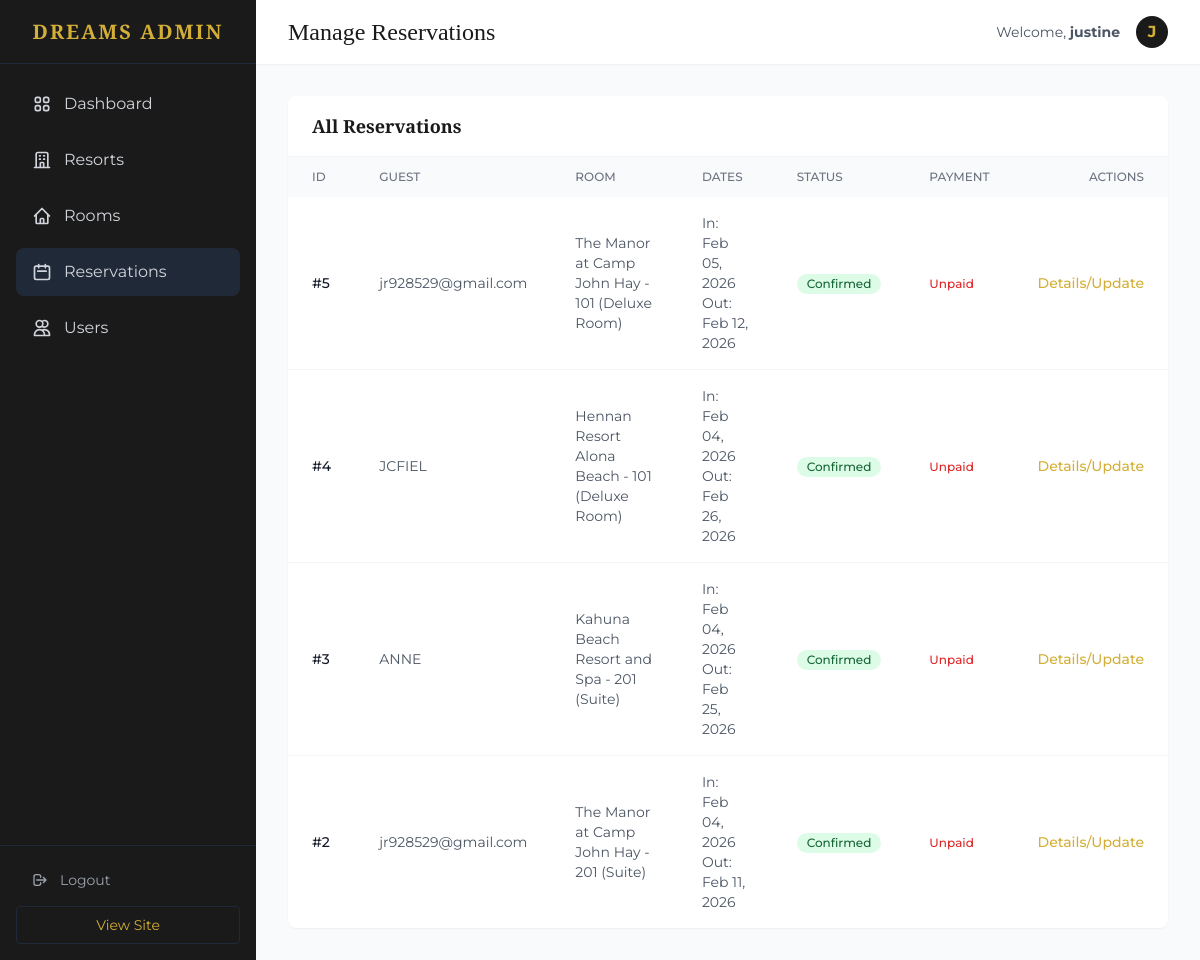
The app's page /custom-admin/reservations/ (signed in) with its own data.
### core/models.py (models this page shows, shortened)
class Reservation(models.Model):
    STATUS_CHOICES = [
        ('P', 'Pending'),
        ('C', 'Confirmed'),
        ('X', 'Cancelled'),
        ('D', 'Completed'),
    ]
    PAYMENT_STATUS_CHOICES = [
        ('Paid', 'Paid'),
        ('Unpaid', 'Unpaid'),
    ]
    user = models.ForeignKey(User, on_delete=models.CASCADE, related_name='reservations')
    room = models.ForeignKey(Room, on_delete=models.CASCADE, related_name='reservations')
    check_in = models.DateField()
    check_out = models.DateField()
    status = models.CharField(max_length=1, choices=STATUS_CHOICES, default='P')
    payment_status = models.CharField(max_length=10, choices=PAYMENT_STATUS_CHOICES, default='Unpaid')
    created_at = models.DateTimeField(auto_now_add=True)

class Room(models.Model):
    STATUS_CHOICES = [
        ('A', 'Available'),
        ('M', 'Maintenance'),
    ]
    resort = models.ForeignKey(Resort, on_delete=models.CASCADE, related_name='rooms')
    room_type = models.ForeignKey(RoomType, on_delete=models.CASCADE, related_name='rooms')
    number = models.CharField(max_length=50)
    status = models.CharField(max_length=1, choices=STATUS_CHOICES, default='A')
    def __str__(self):
        return f"{self.resort.name} - {self.number} ({self.room_type.name})"

class Resort(models.Model):
    CATEGORY_CHOICES = [
        ('Resort', 'Resort'),
        ('Hotel', 'Hotel'),
    ]
    name = models.CharField(max_length=200)
    category = models.CharField(max_length=10, choices=CATEGORY_CHOICES, default='Resort')
    location = models.CharField(max_length=200)
    description = models.TextField()
    image_url = models.URLField(default="https://images.unsplash.com/photo-1566073771259-6a8506099945?fit=crop&w=800&q=80", help_text="URL of the resort image")

class RoomType(models.Model):
    name = models.CharField(max_length=100)
    description = models.TextField()
    capacity = models.IntegerField(help_text="Number of guests")
    price = models.DecimalField(max_digits=10, decimal_places=2)

### core/views_admin.py (the view)
# urls.py: path('custom-admin/reservations/', views_admin.admin_reservation_list, name='admin_reservation_list'),
@user_passes_test(is_admin, login_url='login')
def admin_reservation_list(request):
    reservations = Reservation.objects.all().order_by('-created_at')
    return render(request, 'core/admin/reservation_list.html', {'reservations': reservations})

### core/views_admin.py (called while the page is built)
def is_admin(user):
    return user.is_authenticated and (user.is_staff or user.is_superuser)

### core/templates/core/admin/reservation_list.html (shortened to what this page needs)
{% extends 'core/admin/base_admin.html' %}
{% block header_title %}Manage Reservations{% endblock %}
{% block content %}
<div class="bg-white rounded-lg shadow-sm overflow-hidden">
    <div class="px-6 py-4 border-b border-gray-100 flex justify-between items-center">
        <h3 class="text-lg font-serif font-bold text-primary">All Reservations</h3>
    </div>
    <div class="overflow-x-auto">
        <table class="w-full text-left">
            <thead class="bg-gray-50 text-gray-500 text-xs uppercase">
                <tr>
                    <th class="px-6 py-3 font-medium">ID</th>
                    <th class="px-6 py-3 font-medium">Guest</th>
                    <th class="px-6 py-3 font-medium">Room</th>
                    <th class="px-6 py-3 font-medium">Dates</th>
                    <th class="px-6 py-3 font-medium">Status</th>
                    <th class="px-6 py-3 font-medium">Payment</th>
                    <th class="px-6 py-3 font-medium text-right">Actions</th>
                </tr>
            </thead>
            <tbody class="divide-y divide-gray-100">
                {% for res in reservations %}
                <tr class="hover:bg-gray-50 transition-colors">
                    <td class="px-6 py-4 text-sm font-medium text-gray-900">#{{ res.id }}</td>
                    <td class="px-6 py-4 text-sm text-gray-600">
                        {{ res.user.username }}<br>
                    </td>
                    <td class="px-6 py-4 text-sm text-gray-600">{{ res.room }}</td>
                    <td class="px-6 py-4 text-sm text-gray-600">
                        <div class="flex flex-col">
                            <span>In: {{ res.check_in|date:"M d, Y" }}</span>
                            <span>Out: {{ res.check_out|date:"M d, Y" }}</span>
                        </div>
                    </td>
                    <td class="px-6 py-4">
                        <span class="inline-flex items-center px-2.5 py-0.5 rounded-full text-xs font-medium
                        {% if res.status == 'C' %}bg-green-100 text-green-800
                        {% elif res.status == 'P' %}bg-yellow-100 text-yellow-800
                        {% elif res.status == 'X' %}bg-red-100 text-red-800
                        {% else %}bg-gray-100 text-gray-800{% endif %}">
                            {{ res.get_status_display }}
                        </span>
                    </td>
                    <td class="px-6 py-4">
                        <span class="text-xs font-medium
                        {% if res.payment_status == 'Paid' %}text-green-600{% else %}text-red-600{% endif %}">
                            {{ res.payment_status }}
                        </span>
                    </td>
                    <td class="px-6 py-4 text-right text-sm font-medium">
                        <a href="{% url 'admin_reservation_update' res.pk %}"
                            class="text-accent hover:text-accent-hover">Details/Update</a>
                    </td>
                </tr>
                {% empty %}
                <tr>
                    <td colspan="7" class="px-6 py-8 text-center text-gray-500">No reservations found.</td>
                </tr>
                {% endfor %}
            </tbody>
        </table>
    </div>
</div>
{% endblock %}

### core/templates/core/admin/base_admin.html (shortened to what this page needs)
<!DOCTYPE html>
<html lang="en">
<head>
    <script src="https://cdn.tailwindcss.com"></script>
</head>
<body class="bg-gray-100 font-sans text-primary flex h-screen overflow-hidden">
    <aside class="w-64 bg-primary text-white flex flex-col shadow-lg">
        <div class="h-16 flex items-center justify-center border-b border-gray-800">
            <a href="{% url 'admin_dashboard' %}" class="text-xl font-serif font-bold tracking-widest text-accent">
                DREAMS ADMIN
            </a>
        </div>
        <nav class="flex-1 overflow-y-auto py-4">
            <ul class="space-y-2 px-4">
                <li>
                    <a href="{% url 'admin_dashboard' %}"
                        class="flex items-center px-4 py-3 text-gray-300 hover:bg-gray-800 hover:text-accent rounded-lg transition-colors {% if request.resolver_match.url_name == 'admin_dashboard' %}bg-gray-800 text-accent{% endif %}">
                        Dashboard
                    </a>
                </li>
                <li>
                    <a href="{% url 'admin_resort_list' %}"
                        class="flex items-center px-4 py-3 text-gray-300 hover:bg-gray-800 hover:text-accent rounded-lg transition-colors {% if 'resort' in request.resolver_match.url_name %}bg-gray-800 text-accent{% endif %}">
                        <svg class="w-5 h-5 mr-3" fill="none" stroke="currentColor" viewBox="0 0 24 24">
                            <path stroke-linecap="round" stroke-linejoin="round" stroke-width="2"
                                d="M19 21V5a2 2 0 00-2-2H7a2 2 0 00-2 2v16m14 0h2m-2 0h-5m-9 0H3m2 0h5M9 7h1m-1 4h1m4-4h1m-1 4h1m-5 10v-5a1 1 0 011-1h2a1 1 0 011 1v5m-4 0h4">
                            </path>
                        </svg>
                        Resorts
                    </a>
                </li>
                <li>
                    <a href="{% url 'admin_room_list' %}"
                        class="flex items-center px-4 py-3 text-gray-300 hover:bg-gray-800 hover:text-accent rounded-lg transition-colors {% if 'room' in request.resolver_match.url_name %}bg-gray-800 text-accent{% endif %}">
                        <svg class="w-5 h-5 mr-3" fill="none" stroke="currentColor" viewBox="0 0 24 24">
                            <path stroke-linecap="round" stroke-linejoin="round" stroke-width="2"
                                d="M3 12l2-2m0 0l7-7 7 7M5 10v10a1 1 0 001 1h3m10-11l2 2m-2-2v10a1 1 0 01-1 1h-3m-6 0a1 1 0 001-1v-4a1 1 0 011-1h2a1 1 0 011 1v4a1 1 0 001 1m-6 0h6">
                            </path>
                        </svg>
                        Rooms
                    </a>
                </li>
                <li>
                    <a href="{% url 'admin_reservation_list' %}"
                        class="flex items-center px-4 py-3 text-gray-300 hover:bg-gray-800 hover:text-accent rounded-lg transition-colors {% if 'reservation' in request.resolver_match.url_name %}bg-gray-800 text-accent{% endif %}">
                        <svg class="w-5 h-5 mr-3" fill="none" stroke="currentColor" viewBox="0 0 24 24">
                            <path stroke-linecap="round" stroke-linejoin="round" stroke-width="2"
                                d="M8 7V3m8 4V3m-9 8h10M5 21h14a2 2 0 002-2V7a2 2 0 00-2-2H5a2 2 0 00-2 2v12a2 2 0 002 2z">
                            </path>
                        </svg>
                        Reservations
                    </a>
                </li>
                <li>
                    <a href="{% url 'admin_user_list' %}"
                        class="flex items-center px-4 py-3 text-gray-300 hover:bg-gray-800 hover:text-accent rounded-lg transition-colors {% if 'user' in request.resolver_match.url_name %}bg-gray-800 text-accent{% endif %}">
                        <svg class="w-5 h-5 mr-3" fill="none" stroke="currentColor" viewBox="0 0 24 24">
                            <path stroke-linecap="round" stroke-linejoin="round" stroke-width="2"
                                d="M12 4.354a4 4 0 110 5.292M15 21H3v-1a6 6 0 0112 0v1zm0 0h6v-1a6 6 0 00-9-5.197M13 7a4 4 0 11-8 0 4 4 0 018 0z">
                            </path>
                        </svg>
                        Users
                    </a>
                </li>
            </ul>
        </nav>
        <div class="p-4 border-t border-gray-800">
            <form action="{% url 'logout' %}" method="post">
                <button type="submit"
                    class="flex items-center w-full px-4 py-2 text-sm text-gray-400 hover:text-white hover:bg-gray-800 rounded transition-colors">
                    <svg class="w-4 h-4 mr-3" fill="none" stroke="currentColor" viewBox="0 0 24 24">
                        <path stroke-linecap="round" stroke-linejoin="round" stroke-width="2"
                            d="M17 16l4-4m0 0l-4-4m4 4H7m6 4v1a3 3 0 01-3 3H6a3 3 0 01-3-3V7a3 3 0 013-3h4a3 3 0 013 3v1">
                        </path>
                    </svg>
                    Logout
                </button>
            </form>
            <a href="{% url 'home' %}"
                class="flex items-center w-full px-4 py-2 mt-2 text-sm text-accent hover:text-white rounded transition-colors justify-center border border-gray-800 hover:border-gray-600">
                View Site
            </a>
        </div>
    </aside>
    <main class="flex-1 flex flex-col overflow-hidden bg-gray-50">
        <header class="h-16 bg-white shadow-sm flex items-center justify-between px-8">
            <h2 class="text-2xl font-serif text-primary">{% block header_title %}Dashboard{% endblock %}</h2>
            <div class="flex items-center space-x-4">
                <span class="text-sm text-gray-600">Welcome, <strong>{{ user.username }}</strong></span>
                <div class="w-8 h-8 rounded-full bg-primary text-accent flex items-center justify-center font-bold">
                    {{ user.username|make_list|first|upper }}
                </div>
            </div>
        </header>
        <div class="flex-1 overflow-y-auto p-8">
            {% block content %}{% endblock %}
        </div>
    </main>
</body>
</html>

### records on screen
Reservation: id "5", user.username "jr928529@gmail.com", room "The Manor at Camp John Hay - 101 (Deluxe Room)", check_in "Feb 05, 2026", check_out "Feb 12, 2026", status "Confirmed", payment_status "Unpaid"
Reservation: id "4", user.username "JCFIEL", room "Hennan Resort Alona Beach - 101 (Deluxe Room)", check_in "Feb 04, 2026", check_out "Feb 26, 2026", status "Confirmed", payment_status "Unpaid"
Reservation: id "3", user.username "ANNE", room "Kahuna Beach Resort and Spa - 201 (Suite)", check_in "Feb 04, 2026", check_out "Feb 25, 2026", status "Confirmed", payment_status "Unpaid"
Reservation: id "2", user.username "jr928529@gmail.com", room "The Manor at Camp John Hay - 201 (Suite)", check_in "Feb 04, 2026", check_out "Feb 11, 2026", status "Confirmed", payment_status "Unpaid"

### other values on screen
{{ user.username }} "justine"
{{ user.username|make_list|first|upper }} "J"
